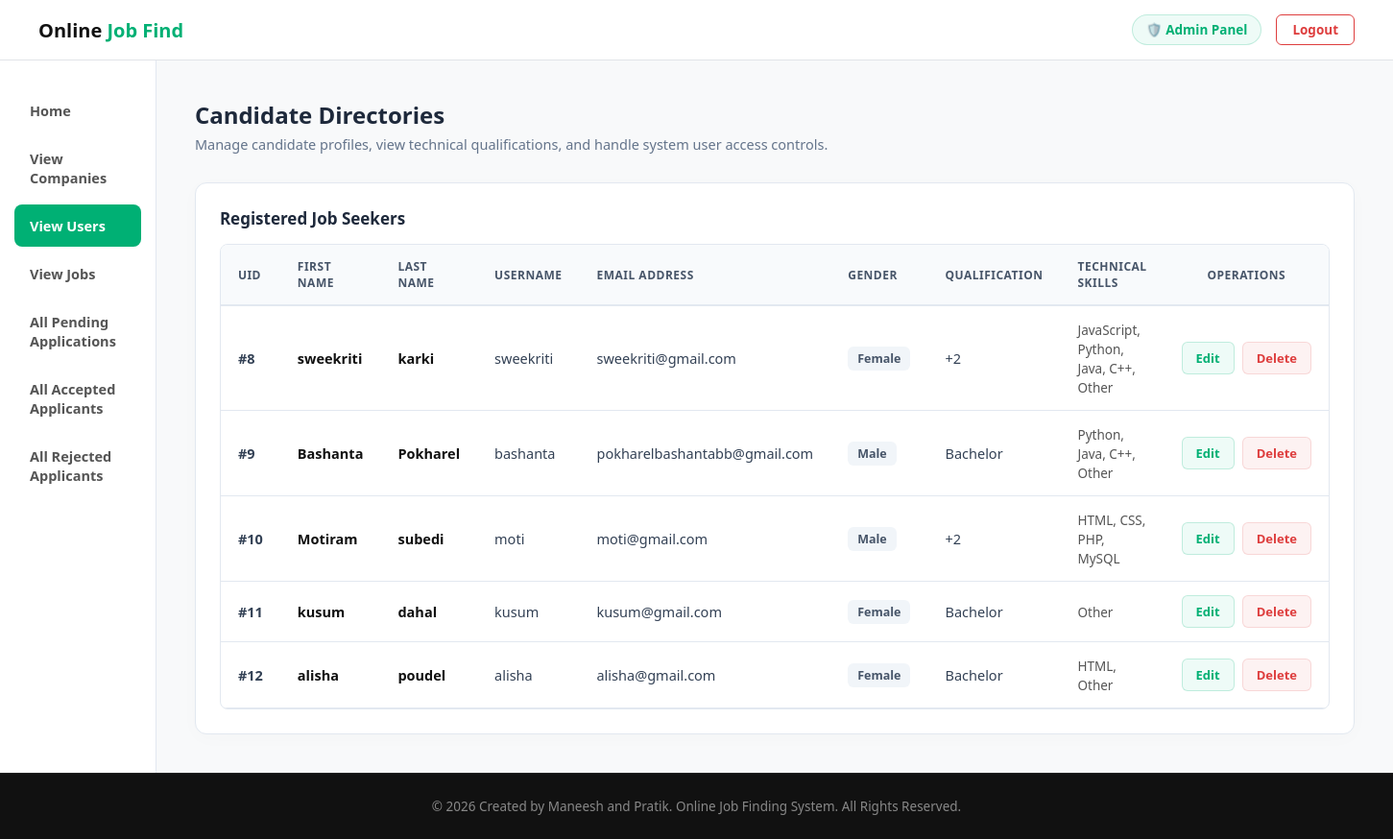
/adminviewuser.php (signed in), run on the app's committed database.
### tables this page shows
CREATE TABLE `user` (
  `uid` int(11) NOT NULL,
  `fname` varchar(20) NOT NULL,
  `lname` varchar(20) NOT NULL,
  `username` varchar(20) NOT NULL,
  `password` varchar(60) NOT NULL,
  `email` varchar(60) NOT NULL,
  `qualification` varchar(50) NOT NULL,
  `skills` varchar(100) NOT NULL,
  `gender` varchar(10) NOT NULL,
  `datecreated` datetime NOT NULL
);

### adminviewuser.php (the view, shortened to what this page needs)
<?php
include "database.php";
if (isset($_SESSION["username"])) {
?>
<!DOCTYPE html>
<html lang="en">
<head>
</head>
<body>
    <div class="navbar">
        <div class="logo-area">
            <h1>Online <span>Job Find</span></h1>
        </div>
        <div class="admin-profile-section">
            <span class="admin-badge">🛡️ Admin Panel</span>
            <a href="logout.php" class="btn-logout">Logout</a>
        </div>
    </div>
    <div class="dashboard-layout">
        <div class="sidebar">
            <ul class="nav-links">
                <li><a href="adminhomepage.php">Home</a></li>
                <li><a href="adminviewcompany.php">View Companies</a></li>
                <li><a href="adminviewuser.php" class="active">View Users</a></li>
                <li><a href="adminviewjobs.php">View Jobs</a></li>
                <li><a href="adminviewpendingrequest.php">All Pending Applications</a></li>
                <li><a href="allacceptedapplicant.php">All Accepted Applicants</a></li>
                <li><a href="allrejectedapplicant.php">All Rejected Applicants</a></li>
            </ul>
        </div>
        <div class="main-content">
            <div class="page-title-section">
                <h2>Candidate Directories</h2>
                <p>Manage candidate profiles, view technical qualifications, and handle system user access controls.</p>
            </div>
            <div class="table-card">
                <h3 style="font-size: 17px; font-weight: 700; color: #1e293b; margin-bottom: 5px;">Registered Job Seekers</h3>
                <div class="table-container">
                    <table>
                        <thead>
                            <tr>
                                <th>UID</th>
                                <th>First Name</th>
                                <th>Last Name</th>
                                <th>Username</th>
                                <th>Email Address</th>
                                <th>Gender</th>
                                <th>Qualification</th>
                                <th>Technical Skills</th>
                                <th style="text-align: center;">Operations</th>
                            </tr>
                        </thead>
                        <tbody>
                            <?php
                            $sql = "SELECT * FROM user";
                            $result = mysqli_query($con, $sql);
                            if ($result && mysqli_num_rows($result) > 0) {
                                while ($row = mysqli_fetch_assoc($result)) {
                                    echo "<tr>
                                        <td><strong>#{$row['uid']}</strong></td>
                                        <td style='font-weight: 600; color: #111;'>" . htmlspecialchars($row['fname']) . "</td>
                                        <td style='font-weight: 600; color: #111;'>" . htmlspecialchars($row['lname']) . "</td>
                                        <td>" . htmlspecialchars($row['username']) . "</td>
                                        <td>" . htmlspecialchars($row['email']) . "</td>
                                        <td><span class='gender-badge'>" . htmlspecialchars($row['gender']) . "</span></td>
                                        <td>" . htmlspecialchars($row['qualification']) . "</td>
                                        <td><span class='skills-text'>" . htmlspecialchars($row['skills']) . "</span></td>
                                        <td align='center'>
                                            <div class='action-holder'>
                                                <button class='action-btn edit-btn' onclick=\"window.location.href='adminupdateuser.php?uid={$row['uid']}'\">Edit</button>
                                                <button class='action-btn delete-btn' onclick=\"if(confirm('Are you sure you want to permanently delete this user account?')) window.location.href='adminedeleteuser.php?uid={$row['uid']}';\">Delete</button>
                                            </div>
                                        </td>
                                    </tr>";
                                }
                            } else {
                                echo "<tr><td colspan='9' style='text-align:center; color:#888; padding: 30px;'>No registered candidates found inside the system database.</td></tr>";
                            }
                            ?>
                        </tbody>
                    </table>
                </div>
            </div>
        </div>
    </div>
    <div class="footer">
        <p>&copy; 2026 Created by Maneesh and Pratik. Online Job Finding System. All Rights Reserved.</p>
    </div>
</body>
</html>
<?php
} else {
    echo '<script>
            alert("Please login first");
            window.location.href = "admin.php";
          </script>';
}
?>

### adminviewuser.php (style rules this page uses)
* { margin: 0; padding: 0; box-sizing: border-box; font-family: 'Segoe UI', Tahoma, Geneva, Verdana, sans-serif; }
body { background-color: #f8f9fa; color: #333; display: flex; flex-direction: column; min-height: 100vh; }
.navbar { background: #ffffff; border-bottom: 1px solid #e1e4e8; padding: 15px 40px; display: flex; justify-content: space-between; align-items: center; position: sticky; top: 0; z-index: 1000; }
.logo-area h1 { font-size: 20px; color: #111; font-weight: 700; }
.logo-area span { color: #00b074; }
.admin-profile-section { display: flex; align-items: center; gap: 15px; }
.admin-badge { background: #eefbf7; color: #00b074; font-weight: 700; padding: 6px 14px; border-radius: 20px; font-size: 13.5px; border: 1px solid rgba(0, 176, 116, 0.2); }
.btn-logout { background: #fff; border: 1px solid #de3e3e; color: #de3e3e; padding: 6px 16px; border-radius: 6px; font-size: 13.5px; font-weight: 600; text-decoration: none; transition: 0.3s; }
.dashboard-layout { display: flex; flex: 1; }
.sidebar { width: 280px; background: #ffffff; border-right: 1px solid #e2e8f0; padding: 30px 15px; }
.nav-links { list-style: none; display: flex; flex-direction: column; gap: 6px; }
.nav-links li a { display: block; padding: 12px 16px; color: #555; font-size: 14.5px; font-weight: 600; text-decoration: none; border-radius: 8px; transition: 0.3s; }
.nav-links li a.active { background: #00b074; color: white !important; }
.main-content { flex: 1; padding: 40px; background-color: #f8f9fa; }
.page-title-section { margin-bottom: 30px; }
.page-title-section h2 { font-size: 24px; font-weight: 700; color: #1e293b; }
.page-title-section p { font-size: 14.5px; color: #64748b; margin-top: 4px; }
.table-card { background: #ffffff; border: 1px solid #e2e8f0; border-radius: 12px; padding: 25px; box-shadow: 0 4px 20px rgba(0,0,0,0.02); }
.table-container { width: 100%; overflow-x: auto; margin-top: 15px; border-radius: 8px; border: 1px solid #e2e8f0; }
table { width: 100%; border-collapse: collapse; text-align: left; font-size: 14.5px; min-width: 950px; }
th { background-color: #f8fafc; color: #475569; font-weight: 700; padding: 14px 18px; border-bottom: 2px solid #e2e8f0; text-transform: uppercase; font-size: 12px; letter-spacing: 0.5px; }
td { padding: 14px 18px; border-bottom: 1px solid #e2e8f0; color: #334155; vertical-align: middle; }
.gender-badge { background: #f1f5f9; color: #475569; font-size: 12.5px; font-weight: 600; padding: 4px 10px; border-radius: 6px; display: inline-block; }
.skills-text { font-size: 13.5px; color: #555; font-weight: 500; }
.action-holder { display: flex; gap: 8px; }
.action-btn { border: none; padding: 7px 14px; border-radius: 6px; font-size: 13px; font-weight: 600; cursor: pointer; transition: 0.2s; text-decoration: none; display: inline-block; }
.edit-btn { background-color: #eefbf7; color: #00b074; border: 1px solid rgba(0, 176, 116, 0.2); }
.delete-btn { background-color: #fdf2f2; color: #de3e3e; border: 1px solid rgba(222, 62, 62, 0.15); }
.footer { background: #111; color: #888; padding: 25px 20px; text-align: center; border-top: 1px solid #222; margin-top: auto; }
.footer p { font-size: 13.5px; }

### data on the page
user: uid "8", fname "sweekriti", lname "karki", username "sweekriti", email "sweekriti@gmail.com", gender "Female", qualification "+2", skills "JavaScript, Python, Java, C++, Other"
user: uid "9", fname "Bashanta", lname "Pokharel", username "bashanta", email "pokharelbashantabb@gmail.com", gender "Male", qualification "Bachelor", skills "Python, Java, C++, Other"
user: uid "10", fname "Motiram", lname "subedi", username "moti", email "moti@gmail.com", gender "Male", qualification "+2", skills "HTML, CSS, PHP, MySQL"
user: uid "11", fname "kusum", lname "dahal", username "kusum", email "kusum@gmail.com", gender "Female", qualification "Bachelor", skills "Other"
user: uid "12", fname "alisha", lname "poudel", username "alisha", email "alisha@gmail.com", gender "Female", qualification "Bachelor", skills "HTML, Other"
